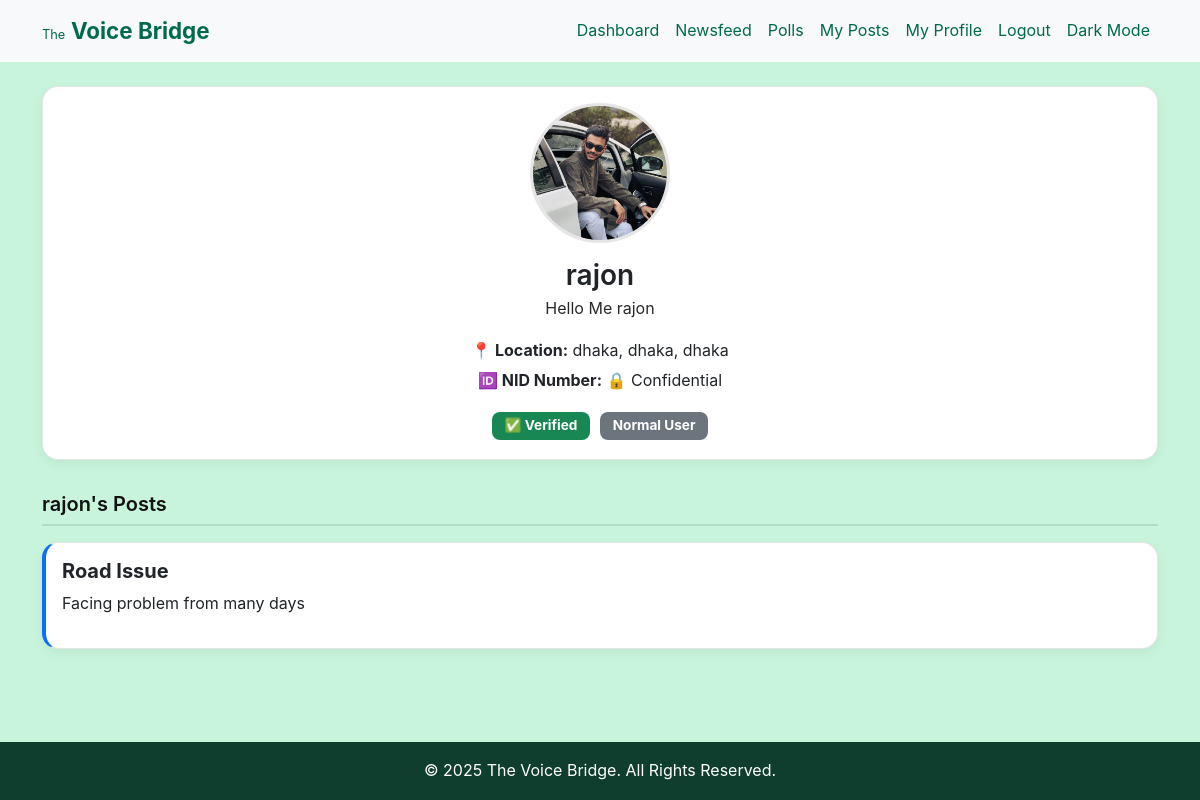
Screenshot of /profile/rajon/ (signed in) with the database file from the repository.
### users/models.py (models this page shows)
class CustomUser(AbstractUser):
    is_govt = models.BooleanField(default=False)
    division = models.CharField(max_length=100, blank=True)
    district = models.CharField(max_length=100, blank=True)
    upazila = models.CharField(max_length=100, blank=True)
    govt_code = models.CharField(max_length=50, blank=True)
    bio = models.TextField(blank=True, null=True)
    profile_pic = models.ImageField(upload_to='profile_pics/', blank=True, null=True)
    nid_number = models.CharField(max_length=20, blank=True, null=True)
    is_verified = models.BooleanField(default=False)

### issues/models.py (models this page shows, shortened)
class Issue(models.Model):
    user = models.ForeignKey(CustomUser, on_delete=models.SET_NULL, null=True, blank=True)
    title = models.CharField(max_length=200)
    description = models.TextField()
    image = models.ImageField(upload_to='issue_images/', blank=True, null=True)
    division = models.CharField(max_length=100)
    district = models.CharField(max_length=100)
    upazila = models.CharField(max_length=100)
    created_at = models.DateTimeField(auto_now_add=True)
    anonymous = models.BooleanField(default=False)
    status = models.CharField(max_length=20, choices=STATUS_CHOICES, default='Pending')

### users/views.py (the view)
# urls.py: path('profile/<str:username>/', views.profile_view, name='profile')
@login_required
def profile_view(request, username):
    user_obj = get_object_or_404(CustomUser, username=username)
    posts = Issue.objects.filter(user=user_obj).order_by('-created_at')
    is_own_profile = request.user == user_obj
    return render(request, 'users/profile.html', {
        'profile_user': user_obj,
        'posts': posts,
        'is_own_profile': is_own_profile
    })

### templates/users/profile.html (shortened to what this page needs)
{% extends 'base.html' %}
{% block content %}
{% load static %}
<div class="card mb-4">
  <div class="card-body text-center">
 {% if profile_user.profile_pic %}
  <img src="{{ profile_user.profile_pic.url }}" class="profile-pic" alt="Profile Picture">
{% else %}
  <img src="{% static 'images/default_profile.png' %}" class="profile-pic" alt="Default Profile Picture">
{% endif %}
    <h3 class="username">
      {% if profile_user.first_name or profile_user.last_name %}
        {{ profile_user.first_name }} {{ profile_user.last_name }}
      {% else %}
        {{ profile_user.username }}
      {% endif %}
    </h3>
    <p class="bio">{{ profile_user.bio|default:"No bio available." }}</p>
    <p class="info-line"><strong>📍 Location:</strong> {{ profile_user.division }}, {{ profile_user.district }}, {{ profile_user.upazila }}</p>
    {% if request.user == profile_user %}
      <p class="info-line"><strong>🆔 NID Number:</strong> {{ profile_user.nid_number }}</p>
    {% else %}
      <p class="info-line"><strong>🆔 NID Number:</strong> 🔒 Confidential</p>
    {% endif %}
    <div class="mt-3">
      {% if profile_user.is_govt %}
        <span class="badge bg-primary">Government User</span>
      {% else %}
        {% if profile_user.is_verified %}
          <span class="badge bg-success">✅ Verified</span>
        {% else %}
          <span class="badge bg-warning text-dark">⏳ Not Verified</span>
        {% endif %}
        <span class="badge bg-secondary">Normal User</span>
      {% endif %}
    </div>
  </div>
</div>
<h4 class="section-title">{{ profile_user.username }}'s Posts</h4>
{% for post in posts %}
  <div class="card mb-3 post-card">
    <div class="card-body">
      <h5 class="fw-bold">{{ post.title }}</h5>
      <p>{{ post.description }}</p>
    </div>
  </div>
{% empty %}
  <p class="text-muted">No posts yet.</p>
{% endfor %}
{% endblock %}

### templates/base.html (style rules this page uses)
:root { --bg-color: #ffffff; --text-color: #121212; --nav-bg: #f8f9fa; --nav-text: #006A4E; --footer-bg: #0F3D2E; --footer-text: #ffffff; }
html, body { height: 100%; margin: 0; background-color: var(--bg-color); color: var(--text-color); }
body { display: flex; flex-direction: column; }

### templates/users/profile.html (style rules this page uses)
body { --bg-color: #C7F4DA; --text-color: #121212; --card-bg: #ffffff; --card-border: rgba(0, 0, 0, 0.1); --transparent-box-bg: #ffffff; --transparent-box-border: rgba(0, 0, 0, 0.1); --btn-primary-color: #0d6efd; --btn-primary-text: #ffffff; --btn-custom-border: #000000; --btn-custom-text: #121212; transition: all 0.3s ease; }
body { background-color: var(--bg-color); color: var(--text-color); font-family: "Inter", system-ui, sans-serif; line-height: 1.6; }
.card { background-color: var(--card-bg); border: 1px solid var(--card-border); border-radius: 16px; box-shadow: 0 4px 12px rgba(0, 0, 0, 0.05); transition: all 0.3s ease; }
.profile-pic { border-radius: 50%; width: 140px; height: 140px; object-fit: cover; border: 3px solid var(--card-border); margin-bottom: 1rem; }
.username { font-size: 1.75rem; font-weight: 600; margin-bottom: 0.25rem; }
.bio { font-size: 1rem; color: var(--text-color); opacity: 0.9; margin-bottom: 1rem; }
.info-line { margin: 0.25rem 0; }
.badge { padding: 0.5em 0.9em; font-size: 0.85em; border-radius: 8px; margin: 0.2rem; }
h4.section-title { margin-top: 2rem; margin-bottom: 1rem; font-size: 1.25rem; font-weight: 600; border-bottom: 2px solid var(--card-border); padding-bottom: 0.5rem; }
.post-card { border-left: 4px solid var(--btn-primary-color); }

### rows the page displays
CustomUser: profile_pic (picture), username "rajon", bio "Hello Me rajon", division "dhaka", district "dhaka", upazila "dhaka"
Issue: title "Road Issue", description "Facing problem from many days"
